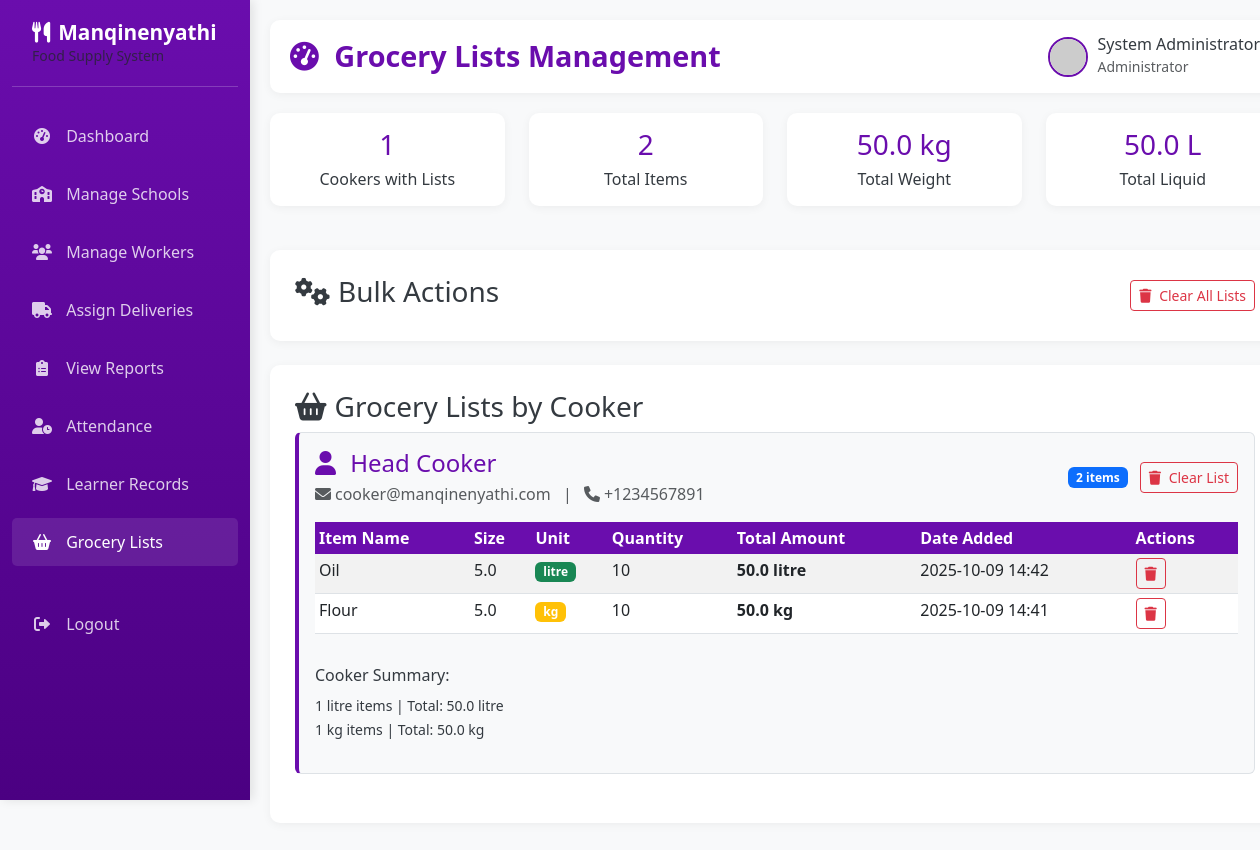
The app's page /admin/grocery-lists (signed in) with its own data.
### app.py (models this page shows, shortened)
class User(db.Model):
    __tablename__ = 'users'
    user_id = db.Column(db.Integer, primary_key=True)
    full_name = db.Column(db.String(100), nullable=False)
    email = db.Column(db.String(100), unique=True, nullable=False)
    password = db.Column(db.String(255), nullable=False)
    role = db.Column(db.Enum('admin', 'cooker', 'delivery'), nullable=False)
    phone = db.Column(db.String(20))
    created_at = db.Column(db.DateTime, default=datetime.utcnow)
    deliveries = db.relationship('Delivery', backref='delivery_guy', foreign_keys='Delivery.delivery_guy_id')
    attendance = db.relationship('Attendance', backref='cooker', foreign_keys='Attendance.cooker_id')
    learners = db.relationship('Learner', backref='cooker', foreign_keys='Learner.cooker_id')

class GroceryItem(db.Model):
    __tablename__ = 'grocery_items'
    item_id = db.Column(db.Integer, primary_key=True)
    cooker_id = db.Column(db.Integer, db.ForeignKey('users.user_id'), nullable=False)
    item_name = db.Column(db.String(100), nullable=False)
    size = db.Column(db.Float, nullable=False)
    unit = db.Column(db.Enum('kg', 'g', 'litre'), nullable=False)
    quantity_needed = db.Column(db.Integer, nullable=False)
    created_at = db.Column(db.DateTime, default=datetime.utcnow)
    cooker = db.relationship('User', backref='grocery_items', foreign_keys=[cooker_id])

### app.py (the view)
@app.route('/admin/grocery-lists')
def admin_grocery_lists():
    if session.get('role') != 'admin':
        return redirect(url_for('home'))
    grocery_items = db.session.query(GroceryItem, User)\
        .join(User, GroceryItem.cooker_id == User.user_id)\
        .order_by(User.full_name, GroceryItem.created_at.desc())\
        .all()
    items_by_cooker = {}
    for item, cooker in grocery_items:
        cooker_id = cooker.user_id
        if cooker_id not in items_by_cooker:
            items_by_cooker[cooker_id] = {
                'cooker': cooker,
                'grocery_items': []  # Changed from 'items' to 'grocery_items'
            }
        items_by_cooker[cooker_id]['grocery_items'].append(item)
    total_items = len(grocery_items)
    total_cookers = len(items_by_cooker)
    unit_totals = {}
    for item, cooker in grocery_items:
        unit = item.unit
        if unit not in unit_totals:
            unit_totals[unit] = {
                'count': 0,
                'total_quantity': 0,
                'total_size': 0.0
            }
        unit_totals[unit]['count'] += 1
        unit_totals[unit]['total_quantity'] += item.quantity_needed
        unit_totals[unit]['total_size'] += item.size * item.quantity_needed
    return render_template('admin_grocery_lists.html',
                         items_by_cooker=items_by_cooker,
                         total_items=total_items,
                         total_cookers=total_cookers,
                         unit_totals=unit_totals)

### templates/admin_grocery_lists.html (shortened to what this page needs)
{% extends "admin_base.html" %}
{% block page_title %}Grocery Lists Management{% endblock %}
{% block content %}
<div class="row">
    <div class="col-md-12">
        <div class="row mb-4">
            <div class="col-md-3">
                <div class="content-card text-center">
                    <h3 class="text-purple">{{ total_cookers }}</h3>
                    <p class="mb-0">Cookers with Lists</p>
                </div>
            </div>
            <div class="col-md-3">
                <div class="content-card text-center">
                    <h3 class="text-purple">{{ total_items }}</h3>
                    <p class="mb-0">Total Items</p>
                </div>
            </div>
            <div class="col-md-3">
                <div class="content-card text-center">
                    <h3 class="text-purple">
                        {% if unit_totals.get('kg') %}
                            {{ "%.1f"|format(unit_totals['kg']['total_size']) }} kg
                        {% else %}
                            0 kg
                        {% endif %}
                    </h3>
                    <p class="mb-0">Total Weight</p>
                </div>
            </div>
            <div class="col-md-3">
                <div class="content-card text-center">
                    <h3 class="text-purple">
                        {% if unit_totals.get('litre') %}
                            {{ "%.1f"|format(unit_totals['litre']['total_size']) }} L
                        {% else %}
                            0 L
                        {% endif %}
                    </h3>
                    <p class="mb-0">Total Liquid</p>
                </div>
            </div>
        </div>
        <div class="content-card mb-4">
            <div class="d-flex justify-content-between align-items-center">
                <h3><i class="fas fa-cogs me-2"></i>Bulk Actions</h3>
                <div>
                    <form method="POST" action="{{ url_for('clear_all_grocery_lists') }}" class="d-inline">
                        <button type="submit" class="btn btn-outline-danger btn-sm"
                                onclick="return confirm('Are you sure you want to clear ALL grocery lists? This action cannot be undone.')">
                            <i class="fas fa-trash me-1"></i> Clear All Lists
                        </button>
                    </form>
                </div>
            </div>
        </div>
        <div class="content-card">
            <h3><i class="fas fa-shopping-basket me-2"></i>Grocery Lists by Cooker</h3>
            {% if items_by_cooker %}
                {% for cooker_id, data in items_by_cooker.items() %}
                <div class="cooker-section mb-4 p-3 border rounded">
                    <div class="d-flex justify-content-between align-items-center mb-3">
                        <div>
                            <h4 class="mb-1">
                                <i class="fas fa-user me-2"></i>
                                {{ data.cooker.full_name }}
                            </h4>
                            <p class="text-muted mb-0">
                                <i class="fas fa-envelope me-1"></i>{{ data.cooker.email }}
                                <span class="mx-2">|</span>
                                <i class="fas fa-phone me-1"></i>{{ data.cooker.phone or 'No phone' }}
                            </p>
                        </div>
                        <div class="text-end">
                            <span class="badge bg-primary">{{ data.grocery_items|length }} items</span>
                            <form method="POST" action="{{ url_for('clear_cooker_grocery_list', cooker_id=cooker_id) }}" class="d-inline ms-2">
                                <button type="submit" class="btn btn-outline-danger btn-sm"
                                        onclick="return confirm('Are you sure you want to clear {{ data.cooker.full_name }}\\\'s grocery list?')">
                                    <i class="fas fa-trash me-1"></i> Clear List
                                </button>
                            </form>
                        </div>
                    </div>
                    {% if data.grocery_items %}
                    <div class="table-responsive">
                        <table class="table table-sm table-striped">
                            <thead>
                                <tr>
                                    <th>Item Name</th>
                                    <th>Size</th>
                                    <th>Unit</th>
                                    <th>Quantity</th>
                                    <th>Total Amount</th>
                                    <th>Date Added</th>
                                    <th>Actions</th>
                                </tr>
                            </thead>
                            <tbody>
                                {% for item in data.grocery_items %}
                                <tr>
                                    <td>{{ item.item_name }}</td>
                                    <td>{{ item.size }}</td>
                                    <td>
                                        <span class="badge
                                            {% if item.unit == 'kg' %}bg-warning
                                            {% elif item.unit == 'g' %}bg-info
                                            {% else %}bg-success{% endif %}">
                                            {{ item.unit }}
                                        </span>
                                    </td>
                                    <td>{{ item.quantity_needed }}</td>
                                    <td>
                                        <strong>{{ "%.1f"|format(item.size * item.quantity_needed) }} {{ item.unit }}</strong>
                                    </td>
                                    <td>{{ item.created_at.strftime('%Y-%m-%d %H:%M') }}</td>
                                    <td>
                                        <form method="POST" action="{{ url_for('admin_delete_grocery_item', item_id=item.item_id) }}" class="d-inline">
                                            <button type="submit" class="btn btn-sm btn-outline-danger"
                                                    onclick="return confirm('Are you sure you want to delete this item?')">
                                                <i class="fas fa-trash"></i>
                                            </button>
                                        </form>
                                    </td>
                                </tr>
                                {% endfor %}
                            </tbody>
                        </table>
                    </div>
                    <div class="row mt-3">
                        <div class="col-md-6">
                            <h6>Cooker Summary:</h6>
                            <ul class="list-unstyled">
                                {% set cooker_totals = {} %}
                                {% for item in data.grocery_items %}
                                    {% set unit = item.unit %}
                                    {% if unit not in cooker_totals %}
                                        {% set _ = cooker_totals.update({unit: {'count': 0, 'total': 0.0}}) %}
                                    {% endif %}
                                    {% set _ = cooker_totals[unit].update({
                                        'count': cooker_totals[unit]['count'] + 1,
                                        'total': cooker_totals[unit]['total'] + (item.size * item.quantity_needed)
                                    }) %}
                                {% endfor %}
                                {% for unit, totals in cooker_totals.items() %}
                                <li>
                                    <small>{{ totals.count }} {{ unit }} items | Total: {{ "%.1f"|format(totals.total) }} {{ unit }}</small>
                                </li>
                                {% endfor %}
                            </ul>
                        </div>
                    </div>
                    {% else %}
                    <div class="text-center py-3">
                        <p class="text-muted mb-0">No grocery items found for this cooker.</p>
                    </div>
                    {% endif %}
                </div>
                {% endfor %}
            {% else %}
            <div class="text-center py-5">
                <i class="fas fa-shopping-basket fa-3x text-muted mb-3"></i>
                <p class="text-muted">No grocery lists found. Cookers haven't added any items yet.</p>
            </div>
            {% endif %}
        </div>
    </div>
</div>
{% endblock %}

### templates/admin_base.html (style rules this page uses)
:root { --primary-purple: #6a0dad; --light-purple: #8a2be2; --dark-purple: #4b0082; --accent-purple: #9370db; --white: #ffffff; --light-gray: #f8f9fa; --medium-gray: #e9ecef; --dark-gray: #6c757d; --text-dark: #343a40; }
body { font-family: 'Segoe UI', Tahoma, Geneva, Verdana, sans-serif; background-color: var(--light-gray); color: var(--text-dark); }
.content-card { background-color: var(--white); border-radius: 10px; box-shadow: 0 2px 10px rgba(0, 0, 0, 0.05); padding: 25px; margin-bottom: 20px; }
.text-purple { color: var(--primary-purple); }

### templates/admin_grocery_lists.html (style rules this page uses)
.cooker-section { background-color: var(--light-gray); border-left: 4px solid var(--primary-purple) !important; }
.cooker-section h4 { color: var(--primary-purple); }
.table th { background-color: var(--primary-purple); color: white; border: none; }
.content-card.text-center { padding: 15px; }
.content-card.text-center h3 { margin-bottom: 5px; }

### records on screen
User: cooker.full_name "Head Cooker", cooker.email "cooker@manqinenyathi.com", cooker "+1234567891"
GroceryItem: item_name "Oil", size "5.0", unit "litre", quantity_needed "10", item.size*item.quantity_needed "50.0", created_at "2025-10-09 14:42", count "1", total "50.0"
GroceryItem: item_name "Flour", size "5.0", unit "kg", quantity_needed "10", item.size*item.quantity_needed "50.0", created_at "2025-10-09 14:41"

### other values on screen
{{ session.get('username', 'Admin User') }} "System Administrator"
{{ total_cookers }} "1"
{{ total_items }} "2"
{{ "%.1f"|format(unit_totals['kg']['total_size']) }} "50.0"
{{ "%.1f"|format(unit_totals['litre']['total_size']) }} "50.0"
{{ data.grocery_items|length }} "2"
{{ totals.count }} "1"
{{ unit }} "kg"
{{ "%.1f"|format(totals.total) }} "50.0"
